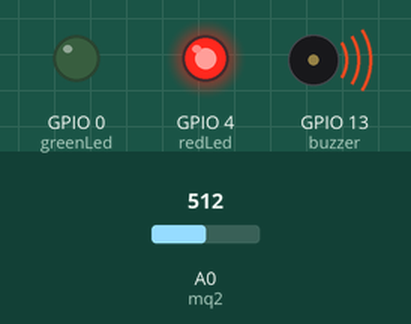
This sketch was run on a simulated ESP8266 (NodeMCU). Shown: output pins drawn as LEDs (lit = HIGH), buzzer (waves = sounding). Inputs (shaded band) come from the test bench; at power-on: A0 (mq2) = 512. WiFi joins after 1.5 s; servers stay silent unless stated.

Above: at 3.0 s.
3.1 s: A0 (mq2) set to 484
At 4.1 s:
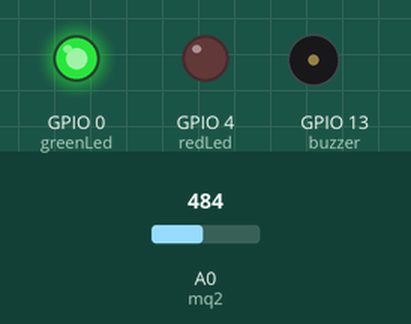
4.6 s: A0 (mq2) set to 510
At 5.5 s:
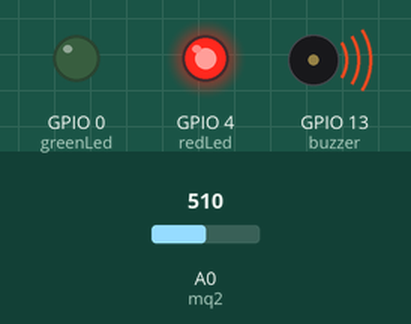
6.1 s: A0 (mq2) set to 490
At 6.9 s:
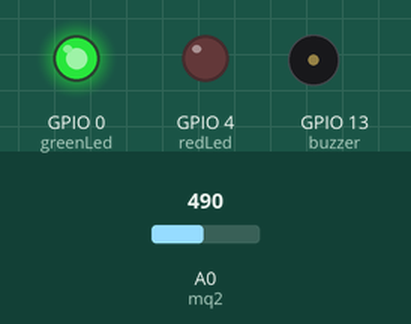
Timing chart, 0 to 9.1 s (numbered marks = the images above; inputs shaded):
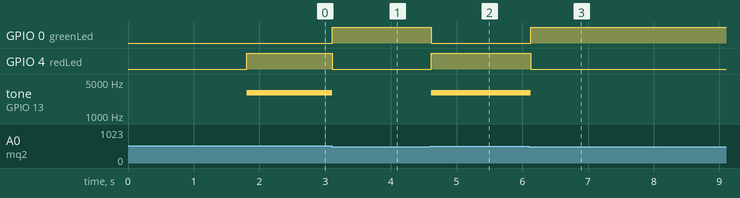

The sketch:

final_test.ino
```cpp
#include <ESP8266WiFi.h>
#include <BlynkSimpleEsp8266.h>

const char* auth="T2bK9VugNIzDa3n0xa7hdI54HHwzKJ9E";
const char* ssid="*****************";
const char* password = "**************";


BlynkTimer timer;

//Stabilirea pinilor de conectare
int mq2 = A0;
int data = 0;
int redLed = 4;
int greenLed = 0;
int buzzer = 13;
//Stabilirea sensibilitatii alarmei
int sensorThres = 500;

//Setup Blynk, INPUT si OUTPUT
void setup() {
  pinMode(redLed, OUTPUT);
  pinMode(greenLed, OUTPUT);
  pinMode(buzzer, OUTPUT);
  pinMode(mq2, INPUT);
  Serial.begin(115200);
  WiFi.begin(ssid,password);
  Blynk.begin(auth, ssid, password);
  timer.setInterval(1000L, getSendData);
}

void loop() {
  timer.run();
  Blynk.run();
  //Citire date senzor
  int analogSensor = analogRead(mq2);
  //Conditii pentru aprinderea LED-urilor si Buzzer
  if (analogSensor > sensorThres)
  {
    digitalWrite(redLed, HIGH);
    digitalWrite(greenLed, LOW);
    tone(buzzer, 3000, 300);
  }
  else
  {
    digitalWrite(redLed, LOW);
    digitalWrite(greenLed, HIGH);
    noTone(buzzer);
  }
  delay(100);
}
//Functie pentru activarea notificarilor Blynk
void getSendData()
{
  data = analogRead(mq2);
  Blynk.virtualWrite(V2, data);

  if (data > sensorThres)
  {
    Blynk.notify("Smoke and gas detected!");
  }
}
```

Measured:
- the behaviour switches between 501 and 500 on A0 (mq2) (found by bisection; images 0 and 1)
- after the input at 3.1 s, GPIO 0 (greenLed): LOW → HIGH at once; GPIO 4 (redLed): HIGH → LOW at once; tone on GPIO 13 (buzzer): 3000 Hz → silent at once
- after the input at 4.6 s, GPIO 0 (greenLed): HIGH → LOW at once; GPIO 4 (redLed): LOW → HIGH at once; tone on GPIO 13 (buzzer): silent → 3000 Hz at once
- after the input at 6.1 s, GPIO 0 (greenLed): LOW → HIGH at once; GPIO 4 (redLed): HIGH → LOW at once; tone on GPIO 13 (buzzer): 3000 Hz → silent at once
